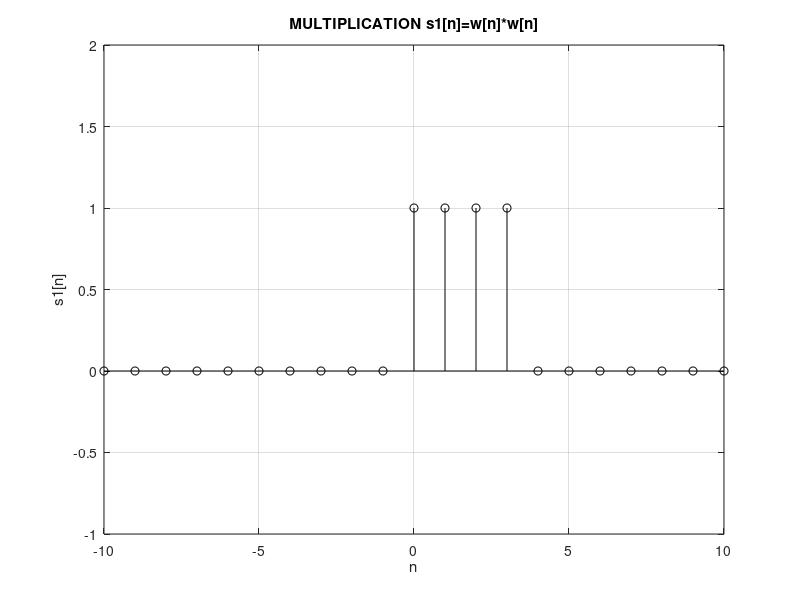

MATLAB code to generate this figure:
clc 
clear all 
close all
n=-10:10;
u1=[zeros(1,10),ones(1,11)];%u(n)
u2=[zeros(1,14),ones(1,7)]%u(n-4);
w=u1-u2;

s1=w.*w
stem(n,s1,'k')
axis([-10 10 -1 2])
title('MULTIPLICATION s1[n]=w[n]*w[n]')
grid on
ylabel('s1[n]');
xlabel('n');
